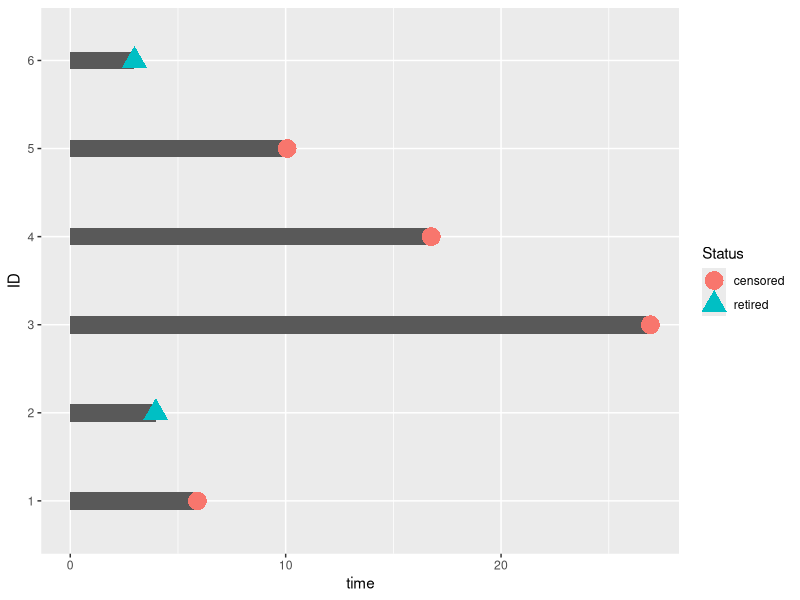

Reproduce this figure in R. (Note: this script raises an error after producing the figure.)
## ---- chunk 1
# per lettura dataset se prendi file da github
library(readxl)
data <- read_excel("../Dataset/JoinDatasets.xlsx", col_names = TRUE)
## ---- chunk 2
library(readxl)
library(survival)
library(survminer)
library(dplyr) 
library(ggplot2)
library(knitr)
library(broom)
library(tidyr)
## ---- chunk 3
summary(data)
## ---- chunk 4
data$Country <- factor(data$Country, ordered = F)
print('Country')
table(data$Country)

data$Continent <- factor(data$Continent, ordered = F)
print('Continent')
table(data$Continent)

data$Users <- factor(data$Users, ordered = F)
print('Users')
table(data$Users)

data$Purpose <- factor(data$Purpose, ordered = F)
print('Purpose')
table(data$Purpose)

data$Orbit <- factor(data$Orbit, ordered = F)
print('Class of Orbit')
table(data$Orbit)

data$Status <- factor(data$Status, ordered = F)
print('Status')
table(data$Status)
## ---- chunk 5
data <- data[sample(nrow(data)), ]
## ---- chunk 6
data$ID <- factor(seq(1:nrow(data))) 
data_subs <- head(data)
time <- data_subs$'Effective Lifetime'

ggplot(data=data_subs,aes(x=ID,y=time)) + 
  geom_bar(stat='identity',width=0.2) +
  geom_point(aes(color=Status,shape=Status),size=6) +
  coord_flip()
## ---- chunk 7
head(Surv(time=data$'Effective Lifetime',  # T_i
          event=data$Status == 'retired') # tell the object which rows have the event
     )
## ---- chunk 8
time <- data$'Effective Lifetime'
fit <- survfit(Surv(time,Status == 'retired') ~ 1, data = data)
## ---- chunk 9
summary(fit)
## ---- chunk 10
kable(head(tidy(fit),20))
## ---- chunk 11
surv_median(fit) #not reached
## ---- chunk 12
ggsurvplot(fit, data = data,
           risk.table = TRUE, # Add risk table
           risk.table.col = "strata", # Change risk table color by groups
           surv.median.line = "hv", # Specify median survival
           ggtheme = theme_bw(), # Change ggplot2 theme
           break.time.by=5,
           title="Kaplan-Meier Curve for Satellites Survival")
## ---- chunk 13
cumulative_incidence <- 1 - fit$surv
## ---- chunk 14
ggsurvplot(fit, data = data,
           risk.table = TRUE, # Add risk table
           risk.table.col = "strata", # Change risk table color by groups
           surv.median.line = "hv", # Specify median survival
           ggtheme = theme_bw(), # Change ggplot2 theme
           break.time.by=5,
           fun='event',
           title="Cumulative Incidence Curve")
## ---- chunk 15
ggsurvplot(fit, data = data,
           risk.table = TRUE, # Add risk table
           ggtheme = theme_bw(), # Change ggplot2 theme
           break.time.by=5,
           fun='cumhaz',
           title="Cumulative Hazard Curve for Satellites Survival")
## ---- chunk 16
fit.Continent <- survfit(Surv(time,Status == 'retired') ~ Continent, data=data)
ggsurvplot(fit.Continent, data = data,
           risk.table = TRUE, # Add risk table
           risk.table.col = "strata",
           ggtheme = theme_bw(), # Change ggplot2 theme
           break.time.by=5,
           title="Kaplan-Meier Curve for Satellites Survival by Continent")
## ---- chunk 17
log_rank_test <- survdiff(Surv(time, Status == 'retired') ~ Continent, data=data)
log_rank_test #p = 0.5
## ---- chunk 18
hazard_ratio <- (log_rank_test$obs[1]/log_rank_test$exp[1])/(log_rank_test$obs[2]/log_rank_test$exp[2])
hazard_ratio
## ---- chunk 19
fit.Users <- survfit(Surv(time, Status == 'retired') ~ Users, data=data)

ggsurvplot(fit.Users, data = data,
           risk.table = TRUE, # Add risk table
           risk.table.col = "strata",
           ggtheme = theme_bw(), # Change ggplot2 theme
           break.time.by=5,
           title="Kaplan-Meier Curve for Satellites Survival by Users")
## ---- chunk 20
log_rank_test <- survdiff(Surv(time, Status == 'retired') ~ Users, data=data)
log_rank_test # p = 0.08 
## ---- chunk 21
hazard_ratio_com_gov <- (log_rank_test$obs[1]/log_rank_test$exp[1])/(log_rank_test$obs[2]/log_rank_test$exp[2])
hazard_ratio_com_gov #0.4574647 -> Commercial is a protective factor wrt Government

hazard_ratio_gov_mil <- (log_rank_test$obs[2]/log_rank_test$exp[2])/(log_rank_test$obs[3]/log_rank_test$exp[3])
hazard_ratio_gov_mil #2.414499 -> Government is a risk factor wrt Military

hazard_ratio_com_mil <- (log_rank_test$obs[1]/log_rank_test$exp[1])/(log_rank_test$obs[3]/log_rank_test$exp[3])
hazard_ratio_com_mil #1.104548 -> Commercial is a risk factor wrt Military
## ---- chunk 22
fit.Purpose <- survfit(Surv(time, Status == 'retired') ~ Purpose, data=data)

ggsurvplot(fit.Purpose, data = data,
           risk.table = TRUE, # Add risk table
           risk.table.col = "strata",
           ggtheme = theme_bw(), # Change ggplot2 theme
           break.time.by=5,
           title="Kaplan-Meier Curve for Satellites Survival by Purpose")
## ---- chunk 23
log_rank_test <- survdiff(Surv(time, Status == 'retired') ~ Purpose, data=data)
log_rank_test # p= 0.01 
## ---- chunk 24
hazard_ratio_com_eo <- (log_rank_test$obs[1]/log_rank_test$exp[1])/(log_rank_test$obs[2]/log_rank_test$exp[2])
hazard_ratio_com_eo #0.3114461 -> Communications is a protective factor wrt Earth Observation

hazard_ratio_nav_com <- (log_rank_test$obs[3]/log_rank_test$exp[3])/(log_rank_test$obs[1]/log_rank_test$exp[1])
hazard_ratio_nav_com #0

hazard_ratio_com_sc <- (log_rank_test$obs[1]/log_rank_test$exp[1])/(log_rank_test$obs[4]/log_rank_test$exp[4])
hazard_ratio_com_sc #0.6003101 -> Communications is a protective factor wrt Space Science

hazard_ratio_nav_eo <- (log_rank_test$obs[3]/log_rank_test$exp[3])/(log_rank_test$obs[2]/log_rank_test$exp[2])
hazard_ratio_nav_eo #0

hazard_ratio_eo_sc <- (log_rank_test$obs[2]/log_rank_test$exp[2])/(log_rank_test$obs[4]/log_rank_test$exp[4])
hazard_ratio_eo_sc #1.927493 -> Earth Observation is a risk factor wrt Space Science

hazard_ratio_nav_sc <- (log_rank_test$obs[3]/log_rank_test$exp[3])/(log_rank_test$obs[4]/log_rank_test$exp[4])
hazard_ratio_nav_sc #0
## ---- chunk 25
fit.Orbit <- survfit(Surv(time,data$Status == 'retired') ~ Orbit, data=data)

ggsurvplot(fit.Orbit, data = data,
           risk.table = TRUE, # Add risk table
           risk.table.col = "strata",
           ggtheme = theme_bw(), # Change ggplot2 theme
           break.time.by=5,
           title="Kaplan-Meier Curve for Satellites Survival by Orbit")
## ---- chunk 26
log_rank_test <- survdiff(Surv(time, Status == 'retired') ~ Orbit, data=data)
log_rank_test # p = 0.2
## ---- chunk 27
hazard_ratio_ell_geo <- (log_rank_test$obs[1]/log_rank_test$exp[1])/(log_rank_test$obs[2]/log_rank_test$exp[2])
hazard_ratio_ell_geo #0.5000046 -> Earth Observation is a risk factor wrt Space Science

hazard_ratio_ell_leo <- (log_rank_test$obs[1]/log_rank_test$exp[1])/(log_rank_test$obs[3]/log_rank_test$exp[3])
hazard_ratio_ell_leo #0.8579963 -> Earth Observation is a risk factor wrt Space Science

hazard_ratio_meo_ell <- (log_rank_test$obs[4]/log_rank_test$exp[4])/(log_rank_test$obs[1]/log_rank_test$exp[1])
hazard_ratio_meo_ell #0

hazard_ratio_geo_leo <- (log_rank_test$obs[2]/log_rank_test$exp[2])/(log_rank_test$obs[3]/log_rank_test$exp[3])
hazard_ratio_geo_leo #1.715977 -> Earth Observation is a risk factor wrt Space Science

hazard_ratio_geo_meo <- (log_rank_test$obs[4]/log_rank_test$exp[4])/(log_rank_test$obs[2]/log_rank_test$exp[2])
hazard_ratio_geo_meo #0

hazard_ratio_leo_meo <- (log_rank_test$obs[4]/log_rank_test$exp[4])/(log_rank_test$obs[3]/log_rank_test$exp[3])
hazard_ratio_leo_meo #0
